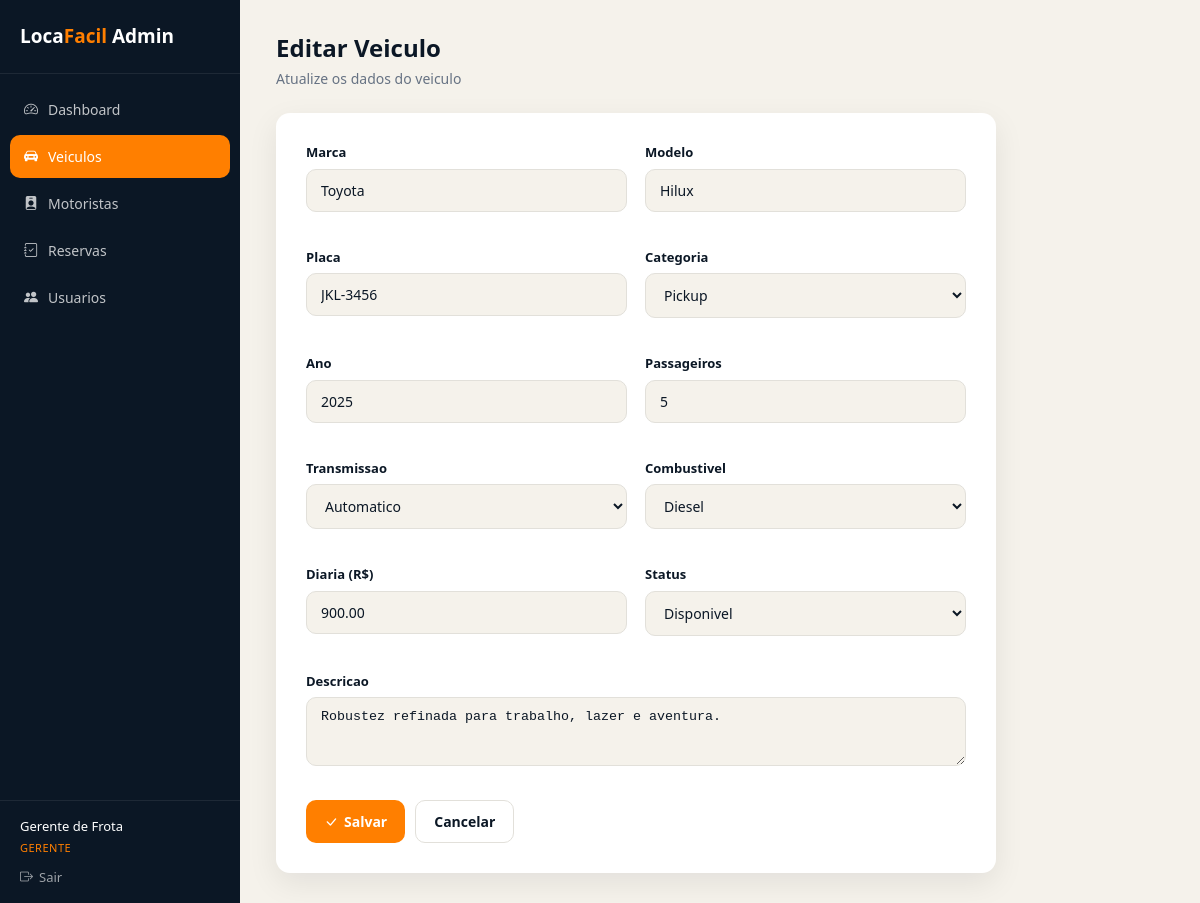
The app's page /admin/veiculo_form.php?id=4 (signed in) with its own data.
### tables this page shows
CREATE TABLE IF NOT EXISTS veiculos (
    id INT AUTO_INCREMENT PRIMARY KEY,
    categoriaId INT NOT NULL,
    marca VARCHAR(80) NOT NULL,
    modelo VARCHAR(120) NOT NULL,
    placa VARCHAR(12) NOT NULL UNIQUE,
    ano INT NOT NULL,
    transmissao ENUM('automatico', 'manual') NOT NULL,
    combustivel ENUM('flex', 'gasolina', 'diesel', 'eletrico', 'hibrido') NOT NULL,
    passageiros INT NOT NULL,
    diaria DECIMAL(10, 2) NOT NULL,
    imagemUrl VARCHAR(500),
    descricao TEXT,
    status ENUM('disponivel', 'reservado', 'manutencao', 'inativo') DEFAULT 'disponivel' NOT NULL,
    createdAt TIMESTAMP DEFAULT CURRENT_TIMESTAMP,
    updatedAt TIMESTAMP DEFAULT CURRENT_TIMESTAMP ON UPDATE CURRENT_TIMESTAMP,
    FOREIGN KEY (categoriaId) REFERENCES categorias(id) ON DELETE RESTRICT ON UPDATE CASCADE,
    INDEX idx_categoria (categoriaId),
    INDEX idx_status (status)
);

CREATE TABLE IF NOT EXISTS categorias (
    id INT AUTO_INCREMENT PRIMARY KEY,
    nome VARCHAR(80) NOT NULL UNIQUE,
    slug VARCHAR(80) NOT NULL UNIQUE,
    descricao VARCHAR(300),
    ativa ENUM('sim', 'nao') DEFAULT 'sim' NOT NULL,
    createdAt TIMESTAMP DEFAULT CURRENT_TIMESTAMP,
    updatedAt TIMESTAMP DEFAULT CURRENT_TIMESTAMP ON UPDATE CURRENT_TIMESTAMP
);

### admin/veiculo_form.php (the view, shortened to what this page needs)
<?php
require_once __DIR__ . '/includes/admin_auth.php';
$id = isset($_GET['id']) ? (int) $_GET['id'] : null;
$veiculo = [
    'categoriaId' => '', 'marca' => '', 'modelo' => '', 'placa' => '', 'ano' => date('Y'),
    'transmissao' => 'automatico', 'combustivel' => 'flex', 'passageiros' => 5,
    'diaria' => '', 'descricao' => '', 'status' => 'disponivel',
];
if ($id) {
    $stmt = $pdo->prepare("SELECT * FROM veiculos WHERE id = ?");
    $stmt->execute([$id]);
    $encontrado = $stmt->fetch();
    $veiculo = $encontrado;
}
$categorias = $pdo->query("SELECT * FROM categorias ORDER BY nome")->fetchAll();
require __DIR__ . '/includes/layout_topo.php';
?>
<div class="form-card">
    <form method="post">
        <div class="form-grid">
            <div class="form-grupo">
                <label>Marca</label>
                <input type="text" name="marca" required value="<?php echo htmlspecialchars($veiculo['marca']); ?>">
            </div>
            <div class="form-grupo">
                <label>Modelo</label>
                <input type="text" name="modelo" required value="<?php echo htmlspecialchars($veiculo['modelo']); ?>">
            </div>
            <div class="form-grupo">
                <label>Placa</label>
                <input type="text" name="placa" data-mask="maiusculas" required maxlength="8" value="<?php echo htmlspecialchars($veiculo['placa']); ?>">
            </div>
            <div class="form-grupo">
                <label>Categoria</label>
                <select name="categoriaId" required>
                    <?php foreach ($categorias as $cat): ?>
                        <option value="<?php echo $cat['id']; ?>" <?php echo (string) $veiculo['categoriaId'] === (string) $cat['id'] ? 'selected' : ''; ?>>
                            <?php echo htmlspecialchars($cat['nome']); ?>
                        </option>
                    <?php endforeach; ?>
                </select>
            </div>
            <div class="form-grupo">
                <label>Ano</label>
                <input type="number" name="ano" required value="<?php echo htmlspecialchars($veiculo['ano']); ?>">
            </div>
            <div class="form-grupo">
                <label>Passageiros</label>
                <input type="number" name="passageiros" required min="1" value="<?php echo htmlspecialchars($veiculo['passageiros']); ?>">
            </div>
            <div class="form-grupo">
                <label>Transmissao</label>
                <select name="transmissao">
                    <option value="automatico" <?php echo $veiculo['transmissao'] === 'automatico' ? 'selected' : ''; ?>>Automatico</option>
                </select>
            </div>
            <div class="form-grupo">
                <label>Combustivel</label>
                <select name="combustivel">
                    <?php foreach (['flex', 'gasolina', 'diesel', 'eletrico', 'hibrido'] as $c): ?>
                        <option value="<?php echo $c; ?>" <?php echo $veiculo['combustivel'] === $c ? 'selected' : ''; ?>><?php echo ucfirst($c); ?></option>
                    <?php endforeach; ?>
                </select>
            </div>
            <div class="form-grupo">
                <label>Diaria (R$)</label>
                <input type="text" name="diaria" required value="<?php echo htmlspecialchars($veiculo['diaria']); ?>">
            </div>
            <div class="form-grupo">
                <label>Status</label>
                <select name="status">
                    <?php foreach (['disponivel', 'reservado', 'manutencao', 'inativo'] as $s): ?>
                        <option value="<?php echo $s; ?>" <?php echo $veiculo['status'] === $s ? 'selected' : ''; ?>><?php echo ucfirst($s); ?></option>
                    <?php endforeach; ?>
                </select>
            </div>
            <div class="form-grupo full">
                <label>Descricao</label>
                <textarea name="descricao" rows="3"><?php echo htmlspecialchars($veiculo['descricao']); ?></textarea>
            </div>
        </div>
        <div class="form-acoes">
            <button type="submit" class="btn-primary"><i class="bi bi-check-lg"></i> Salvar</button>
            <a href="veiculos.php" class="btn-secondary">Cancelar</a>
        </div>
    </form>
</div>
<?php require __DIR__ . '/includes/layout_rodape.php'; ?>

### admin/css/admin.css (style rules this page uses)
* { margin: 0; padding: 0; box-sizing: border-box; }
:root { --primary: #ff7f00; --primary-dark: #e66e00; --dark: #0b1725; --dark-soft: #1a2a3e; --light: #f5f2eb; --white: #ffffff; --gray: #667283; --gray-light: #e2e0da; --danger: #d64545; --success: #2e9e5b; --shadow: 0 10px 30px rgba(7, 18, 30, 0.08); }
body { font-family: 'Segoe UI', Arial, sans-serif; background: var(--light); color: var(--dark); line-height: 1.5; }
a { text-decoration: none; color: inherit; }
button, input, select { font-family: inherit; font-size: 14px; }
.btn-primary, .btn-secondary, .btn-danger { display: inline-flex; align-items: center; gap: 6px; padding: 10px 18px; border-radius: 10px; border: none; cursor: pointer; font-size: 14px; font-weight: 600; transition: all 0.2s; }
.btn-primary { background: var(--primary); color: var(--white); }
.btn-secondary { background: var(--white); color: var(--dark); border: 1px solid var(--gray-light); }
.form-card { background: var(--white); border-radius: 14px; box-shadow: var(--shadow); padding: 30px; max-width: 720px; }
.form-grid { display: grid; grid-template-columns: 1fr 1fr; gap: 18px; }
.form-grupo { margin-bottom: 18px; }
.form-grupo.full { grid-column: 1 / -1; }
.form-grupo label { display: block; font-size: 13px; font-weight: 600; margin-bottom: 6px; color: var(--dark); }
.form-grupo input, .form-grupo select, .form-grupo textarea { width: 100%; padding: 11px 14px; border-radius: 10px; border: 1px solid var(--gray-light); background: var(--light); color: var(--dark); }
.form-acoes { display: flex; gap: 10px; margin-top: 10px; }

### records on screen
veiculos: marca "Toyota", modelo "Hilux", placa "JKL-3456", categoriaId "Pickup", ano "2025", passageiros "5", transmissao "Automatico", combustivel "Diesel", diaria "900.00", status "Disponivel", descricao "Robustez refinada para trabalho, lazer e aventura."

### other values on screen
$funcionario['nome'] "Gerente de Frota"
$funcionario['cargo'] "GERENTE"
$tituloPagina "Editar Veiculo"
$subtituloPagina "Atualize os dados do veiculo"
